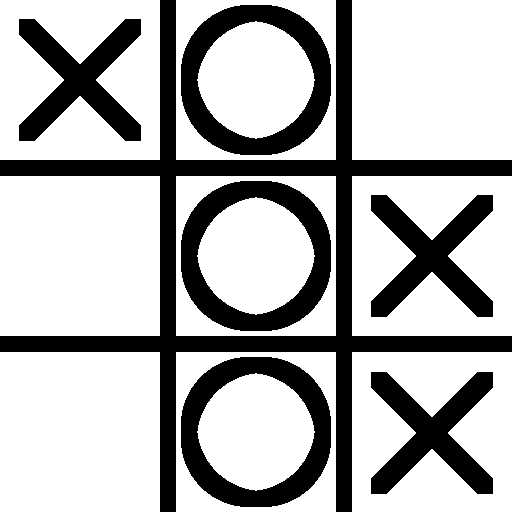
#> input picture test3.png, 512 x 512 px, given in place of , which was not available
$ jupyter execute Untitled.ipynb   (shell and % lines are left out)
#> lines starting #> are read from the running program, lines starting #| are printed output that depends on the picture
[cell 1]
import matplotlib.pyplot as plt

[cell 2]
a = input()

[cell 3]
import os, skimage
filename = os.path.join(a)
from skimage import io
img = io.imread(filename)
#> img is the input picture: shape (512, 512, 4); mean R, G, B, A 0, 0, 0, 74.7

[cell 4]
plt.imshow(img)

[cell 5]
table = []

[cell 6]
for i in range(80, 433, 176):
    if img[i][10][3] == 255:
        table.append(0)
    elif img[i][80][3] == 255:
        table.append(1)
    else:
        table.append(-1)

    if img[i][186][3] == 255:
        table.append(0)
    elif img[i][256][3] == 255:
        table.append(1)
    else:
        table.append(-1)

    if img[i][362][3] == 255:
        table.append(0)
    elif img[i][432][3] == 255:
        table.append(1)
    else:
        table.append(-1)
#> after the loop, table = [1, 0, -1, -1, 0, 1, -1, 0, 1]
print(table)
#| [1, 0, -1, -1, 0, 1, -1, 0, 1]
#| 2nd vertical, o win

[cell 7]
import copy
img2 = copy.copy(img)
plt.imshow(img2)

[cell 8]
def draw_win_line(num, napr, img):
#> called with num = 2, napr = 'ver'
    if napr == 'hor':
        if num == 1:
            for i in range(70, 443):
                for j in range(70, 91):
                    img[j][i][3] = 255
                    img[j][i][0] = 255

        elif num == 2:
            for i in range(70, 443):
                for j in range(246, 267):
                    img[j][i][3] = 255
                    img[j][i][0] = 255
        else:
            for i in range(70, 443):
                for j in range(422, 443):
                    img[j][i][3] = 255
                    img[j][i][0] = 255
    elif napr == 'ver':
        if num == 1:
            for i in range(70, 443):
                for j in range(70, 91):
                    img[i][j][3] = 255
                    img[i][j][0] = 255
        elif num == 2:
            for i in range(70, 443):
                for j in range(246, 267):
                    img[i][j][3] = 255
                    img[i][j][0] = 255
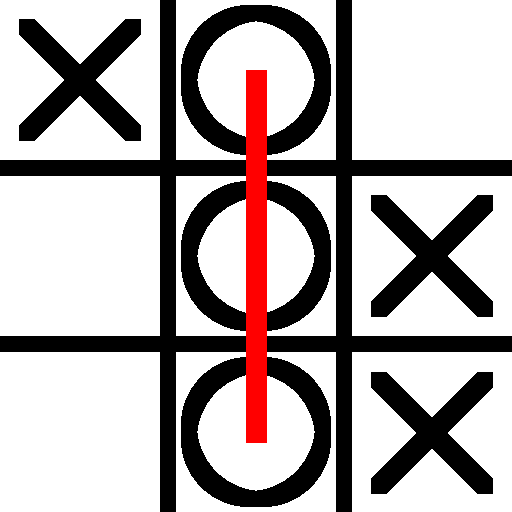
#> img: shape (512, 512, 4); mean R, G, B, A 7.6, 0, 0, 80.3; transparent parts drawn white
        else:
            for i in range(70, 443):
                for j in range(422, 443):
                    img[i][j][3] = 255
                    img[i][j][0] = 255
    else:
        if num == 1:
            for i in range(70, 443):
                for j in range(i, i+21):
                    img[i][j][3] = 255
                    img[i][j][0] = 255
        else:
            for i in range(70, 443):
                for j in range(512-i, 512-i+21):
                    img[i][j][3] = 255
                    img[i][j][0] = 255

[cell 9]
if table[0] == table[4] == table[8] and not table[0] == -1:
    print('main diagonal,', (table[4]==1)*'x' + (table[4]==0)*'o', 'win')
    draw_win_line(1,'diag', img2)
elif table[2] == table[4] == table[6] and not table[2] == -1:
    print('secondary diagonal,', (table[4]==1)*'x' + (table[4]==0)*'o', 'win')
    draw_win_line(2,'diag', img2)
elif table[0] == table[1] == table[2] and not table[0] == -1:
    print('1st horizontal,', (table[4]==1)*'x' + (table[4]==0)*'o', 'win')
    draw_win_line(1,'hor', img2)
elif table[3] == table[4] == table[5] and not table[3] == -1:
    print('2nd horizontal,', (table[4]==1)*'x' + (table[4]==0)*'o', 'win')
    draw_win_line(2,'hor', img2)
elif table[6] == table[7] == table[8] and not table[6] == -1:
    print('3rd horizontal,', (table[4]==1)*'x' + (table[4]==0)*'o', 'win')
    draw_win_line(3,'hor', img2)
elif table[0] == table[3] == table[6] and not table[0] == -1:
    print('1st vertical,', (table[4]==1)*'x' + (table[4]==0)*'o', 'win')
    draw_win_line(1,'ver', img2)
elif table[1] == table[4] == table[7] and not table[1] == -1:
    print('2nd vertical,', (table[4]==1)*'x' + (table[4]==0)*'o', 'win')
    draw_win_line(2,'ver', img2)
elif table[2] == table[5] == table[8] and not table[2] == -1:
    print('3rd vertical,', (table[4]==1)*'x' + (table[4]==0)*'o', 'win')
    draw_win_line(3,'ver', img2)
else:
    print('No win')


$ run again, on test4.png
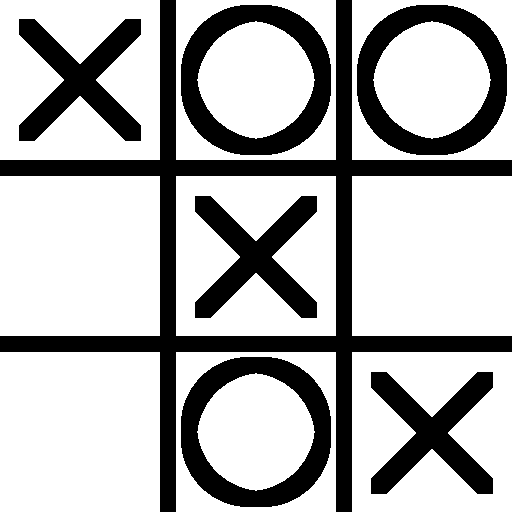
#> input picture test4.png, 512 x 512 px, given in place of , which was not available
#> img is the input picture: shape (512, 512, 4); mean R, G, B, A 0, 0, 0, 74.7
#> after the loop `for i in range(80, 433, 176):`: table = [1, 0, 0, -1, 1, -1, -1, 0, 1]
#| [1, 0, 0, -1, 1, -1, -1, 0, 1]
#| main diagonal, x win
#> after the loop in draw_win_line, `for i in range(70, 443):`:
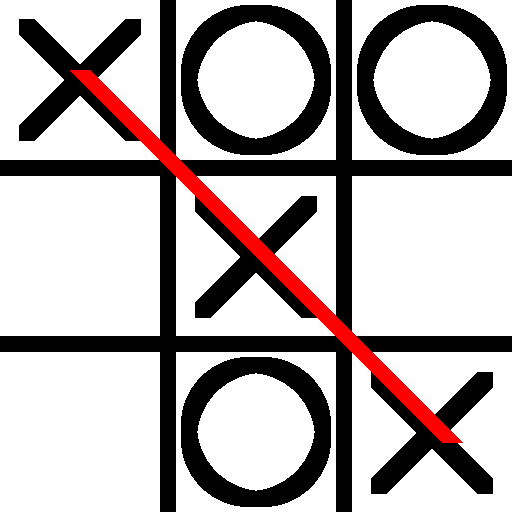
#> img: shape (512, 512, 4); mean R, G, B, A 7.6, 0, 0, 77.4; transparent parts drawn white

$ run again, on test5.png
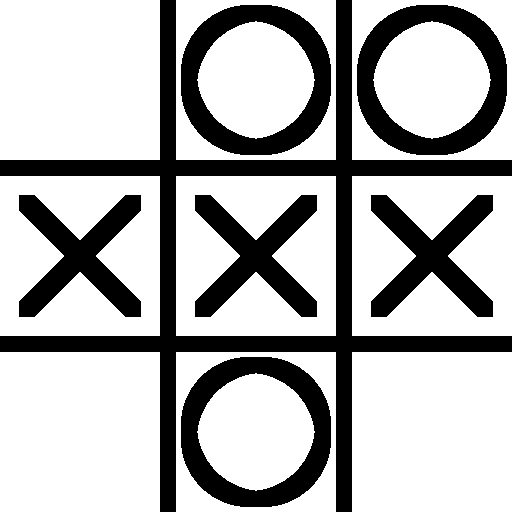
#> input picture test5.png, 512 x 512 px, given in place of , which was not available
#> img is the input picture: shape (512, 512, 4); mean R, G, B, A 0, 0, 0, 74.7
#> after the loop `for i in range(80, 433, 176):`: table = [-1, 0, 0, 1, 1, 1, -1, 0, -1]
#| [-1, 0, 0, 1, 1, 1, -1, 0, -1]
#| 2nd horizontal, x win
#> after the loop in draw_win_line, `for i in range(70, 443):`:
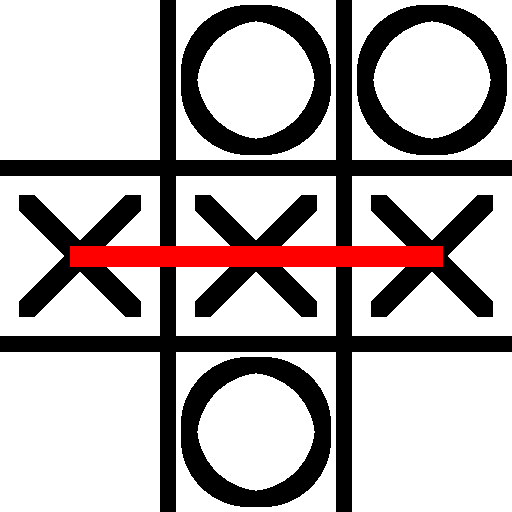
#> img: shape (512, 512, 4); mean R, G, B, A 7.6, 0, 0, 79.6; transparent parts drawn white
